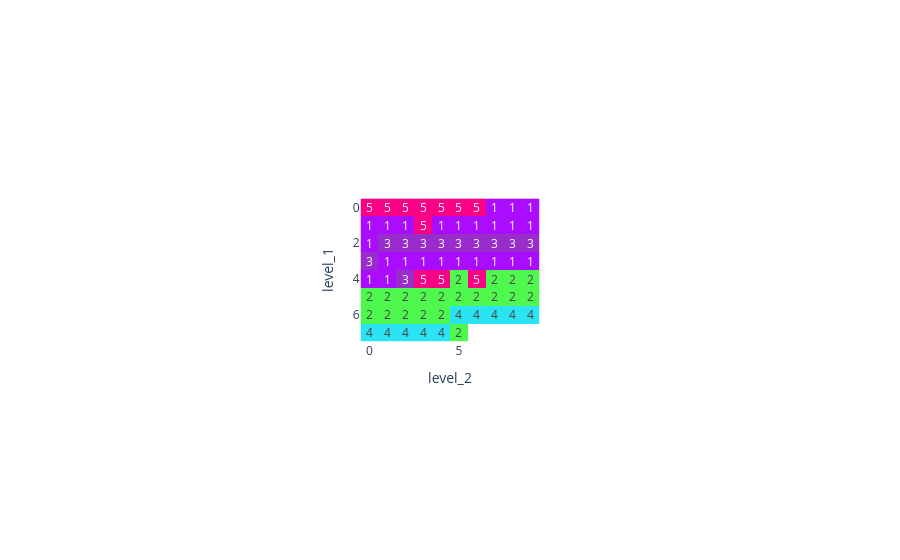

Here is the notebook cell this chart was saved with:
### Code cell
plot_grid(CHUNK.topic_group_corr.unstack())

### Figure 1 — Plotly figure (JSON) as saved in the notebook; plotly's stock layout.template omitted (floating-point values rounded to 4 significant figures)
{"data": [{"coloraxis": "coloraxis", "hoverongaps": false, "hovertemplate": "level_2: %{x}<br>level_1: %{y}<br>color: %{z}<extra></extra>", "name": "0", "texttemplate": "%{z}", "type": "heatmap", "x": [0, 1, 2, 3, 4, 5, 6, 7, 8, 9], "xaxis": "x", "y": [0, 1, 2, 3, 4, 5, 6, 7], "yaxis": "y", "z": [["5", "5", "5", "5", "5", "5", "5", "1", "1", "1"], ["1", "1", "1", "5", "1", "1", "1", "1", "1", "1"], ["1", "3", "3", "3", "3", "3", "3", "3", "3", "3"], ["3", "1", "1", "1", "1", "1", "1", "1", "1", "1"], ["1", "1", "3", "5", "5", "2", "5", "2", "2", "2"], ["2", "2", "2", "2", "2", "2", "2", "2", "2", "2"], ["2", "2", "2", "2", "2", "4", "4", "4", "4", "4"], ["4", "4", "4", "4", "4", "2", null, null, null, null]]}], "layout": {"autosize": true, "coloraxis": {"colorscale": [[0, "#AA0DFE"], [0.04, "#3283FE"], [0.08, "#85660D"], [0.12, "#782AB6"], [0.16, "#565656"], [0.2, "#1C8356"], [0.24, "#16FF32"], [0.28, "#F7E1A0"], [0.32, "#E2E2E2"], [0.36, "#1CBE4F"], [0.4, "#C4451C"], [0.44, "#DEA0FD"], [0.48, "#FE00FA"], [0.52, "#325A9B"], [0.56, "#FEAF16"], [0.6, "#F8A19F"], [0.64, "#90AD1C"], [0.68, "#F6222E"], [0.72, "#1CFFCE"], [0.76, "#2ED9FF"], [0.8, "#B10DA1"], [0.84, "#C075A6"], [0.88, "#FC1CBF"], [0.92, "#B00068"], [0.96, "#FBE426"], [1, "#FA0087"]], "showscale": false}, "margin": {"t": 60}, "xaxis": {"anchor": "y", "autorange": true, "constrain": "domain", "domain": [0.3791, 0.6209], "range": [-0.5, 9.5], "scaleanchor": "y", "title": {"text": "level_2"}, "type": "linear"}, "yaxis": {"anchor": "x", "autorange": true, "constrain": "domain", "domain": [0.07828, 0.9217], "range": [7.5, -0.5], "title": {"text": "level_1"}, "type": "linear"}}}
